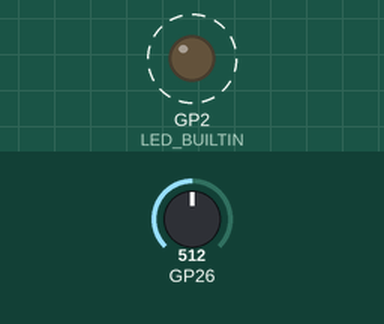
The sketch below on a simulated Raspberry Pi Pico. Parts: output pins drawn as LEDs (lit = HIGH). Dashed ring = blinking. The test bench sets the inputs (shaded band); at power-on: GP26 = 512. What the sketch prints to the serial monitor is not drawn.

Above: at 0.2 s.
Timing chart, 0 to 3.0 s (numbered marks = the images above):
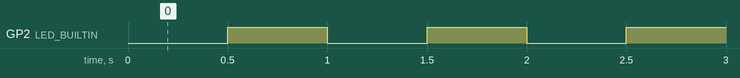

Measured:
- by itself, GP2 (LED_BUILTIN): alternates HIGH for 0.50 s and LOW for 0.50 s

The sketch:

millis_pattern_library.ino
```cpp
// snippet: millis_pattern_library
// tags: timer, millis, non-blocking, pattern, blink, interval, multiple tasks, reference
// boards: avr, esp32, megaavr, nano33iot, romi32u4, rp2040
// library: none
// description: Canonical millis() non-blocking timer pattern — two independent intervals
//   (LED blink at 500 ms, sensor read at 2000 ms) without delay(). Reference for any
//   multi-rate task scheduling without an RTOS.
// prompts: millis non-blocking, blink without delay, multiple intervals millis, Arduino timer pattern, non-blocking delay Arduino, millis pattern reference

#ifndef LED_BUILTIN
#define LED_BUILTIN 2  // ESP32 core may not define it (rule_led_builtin)
#endif

unsigned long prevLedMs    = 0;
unsigned long prevSensorMs = 0;
bool ledState = false;

void setup() {
  Serial.begin(9600);
  pinMode(LED_BUILTIN, OUTPUT);
}

void loop() {
  unsigned long now = millis();

  // Task A — blink LED every 500 ms
  if (now - prevLedMs >= 500) {
    prevLedMs = now;
    ledState = !ledState;
    digitalWrite(LED_BUILTIN, ledState ? HIGH : LOW);
  }

  // Task B — read sensor every 2000 ms
  if (now - prevSensorMs >= 2000) {
    prevSensorMs = now;
    int val = analogRead(A0);
    Serial.print("sensor: "); Serial.println(val);
  }

  // Additional tasks follow the same pattern:
  // if (now - prevXMs >= INTERVAL_X) { prevXMs = now; doX(); }
}
```
